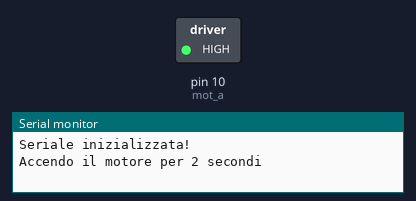
The sketch below on a simulated Arduino Uno, built with avr-gcc and run on an emulated ATmega328P. Parts: switched loads named in the sketch (green lamp = pin HIGH), the last lines printed to the serial monitor.

Above: at 0.05 s.
At 3.0 s:
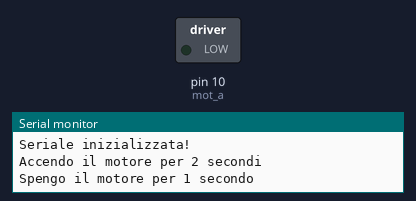
At 4.5 s:
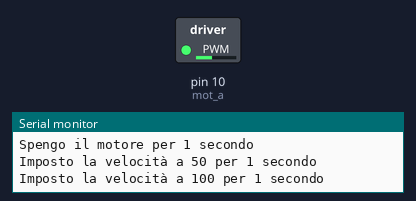
At 6.0 s:
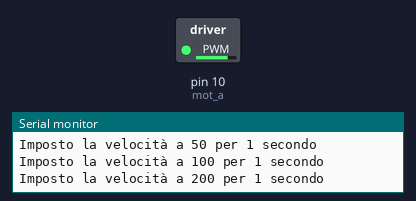
Timing chart, 0 to 9.1 s (numbered marks = the images above):
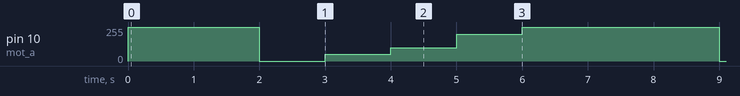

Measured:
- by itself, pin 10 (mot_a): repeats every 7.0 s: 0/255 1.0 s, 50/255 1.0 s, 100/255 1.0 s, 200/255 1.0 s, 255/255 3.0 s

The sketch:

lezione-motori.ino
```cpp
/*
  lezione-motori.ino
  Utilizzo di un circuito monodirezionale per un
  motore.
  @author Emanuele Giacomini 13/12/2017
*/

// Accende il motore in modo digitale ( 0 - 1)
void accendiMotore(int pin);

// Spegne il motore
void spegniMotore(int pin);

// Accende il motore in modalità analogica ( PWM )
// la velocita và da 0 a 255.
void velocitaMotore(int pin, int vel);

int mot_a = 10; // Pin a cui il motore è collegato.

void setup() {
  Serial.begin(9600);
  Serial.println("Seriale inizializzata!");

  pinMode(mot_a, OUTPUT);

}

void loop() {
  Serial.println(F("Accendo il motore per 2 secondi"));
  accendiMotore(mot_a);
  delay(2000);
  Serial.println(F("Spengo il motore per 1 secondo"));
  spegniMotore(mot_a);
  delay(1000);
  Serial.println(F("Imposto la velocità a 50 per 1 secondo"));
  velocitaMotore(mot_a, 50);
  delay(1000);
  Serial.println(F("Imposto la velocità a 100 per 1 secondo"));
  velocitaMotore(mot_a, 100);
  delay(1000);
  Serial.println(F("Imposto la velocità a 200 per 1 secondo"));
  velocitaMotore(mot_a, 200);
  delay(1000);
  Serial.println(F("Imposto la velocità a 255 per 1 secondo"));
  velocitaMotore(mot_a, 255);
  delay(1000);

}

void accendiMotore(int pin) {
  // impostando il pin ad HIGH
  // chiudiamo il circuito e il motore si avvia
  digitalWrite(pin, HIGH);
}

void spegniMotore(int pin) {
  // impostando il pin ad LOW
  // apriamo il circuito e il motore si ferma
  digitalWrite(pin, LOW);
}

// PRIMA LEGGI COME FUNZIONA IL PWM
// http://www.maffucci.it/2011/11/29/arduino-lezione-06-modulazione-di-larghezza-di-impulso-pwm/
void velocitaMotore(int pin, int vel) {
  // se vel = 255 analogWrite corrisponde a digitalWrite(pin, HIGH);
  // se vel = 0 analogWrite corrisponde a digitalWrite(pin, LOW);

  // Gli intermedi non sono replicabili con digitalWrite
  analogWrite(pin, vel);
}
```
